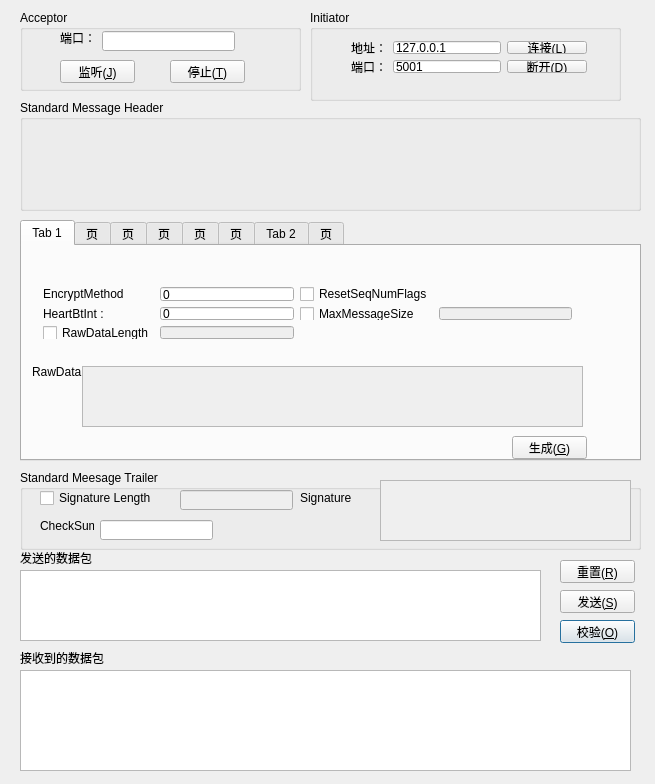
<?xml version="1.0" encoding="UTF-8"?>
<ui version="4.0">
 <class>Dialog</class>
 <widget class="QDialog" name="Dialog">
  <property name="geometry">
   <rect>
    <x>0</x>
    <y>0</y>
    <width>655</width>
    <height>784</height>
   </rect>
  </property>
  <property name="windowTitle">
   <string>FIX数据包发送程序</string>
  </property>
  <widget class="QTextEdit" name="textEdit">
   <property name="geometry">
    <rect>
     <x>20</x>
     <y>570</y>
     <width>521</width>
     <height>71</height>
    </rect>
   </property>
  </widget>
  <widget class="QPushButton" name="pushButton_4">
   <property name="geometry">
    <rect>
     <x>560</x>
     <y>620</y>
     <width>75</width>
     <height>23</height>
    </rect>
   </property>
   <property name="text">
    <string>校验(&amp;O)</string>
   </property>
  </widget>
  <widget class="QLabel" name="label_3">
   <property name="geometry">
    <rect>
     <x>20</x>
     <y>550</y>
     <width>72</width>
     <height>16</height>
    </rect>
   </property>
   <property name="text">
    <string>发送的数据包</string>
   </property>
  </widget>
  <widget class="QLabel" name="label_4">
   <property name="geometry">
    <rect>
     <x>20</x>
     <y>650</y>
     <width>84</width>
     <height>16</height>
    </rect>
   </property>
   <property name="text">
    <string>接收到的数据包</string>
   </property>
  </widget>
  <widget class="QPushButton" name="pushButton_2">
   <property name="geometry">
    <rect>
     <x>560</x>
     <y>590</y>
     <width>75</width>
     <height>23</height>
    </rect>
   </property>
   <property name="text">
    <string>发送(&amp;S)</string>
   </property>
  </widget>
  <widget class="QTabWidget" name="tabWidget">
   <property name="geometry">
    <rect>
     <x>20</x>
     <y>220</y>
     <width>621</width>
     <height>241</height>
    </rect>
   </property>
   <property name="tabPosition">
    <enum>QTabWidget::North</enum>
   </property>
   <property name="currentIndex">
    <number>0</number>
   </property>
   <widget class="QWidget" name="Logon">
    <attribute name="title">
     <string>Tab 1</string>
    </attribute>
    <widget class="QTextEdit" name="te_RawData">
     <property name="enabled">
      <bool>false</bool>
     </property>
     <property name="geometry">
      <rect>
       <x>60</x>
       <y>120</y>
       <width>501</width>
       <height>61</height>
      </rect>
     </property>
    </widget>
    <widget class="QLabel" name="label_7">
     <property name="geometry">
      <rect>
       <x>10</x>
       <y>120</y>
       <width>54</width>
       <height>12</height>
      </rect>
     </property>
     <property name="text">
      <string>RawData</string>
     </property>
    </widget>
    <widget class="QPushButton" name="pb_logonGenerator">
     <property name="geometry">
      <rect>
       <x>490</x>
       <y>190</y>
       <width>75</width>
       <height>23</height>
      </rect>
     </property>
     <property name="text">
      <string>生成(&amp;G)</string>
     </property>
    </widget>
    <widget class="QWidget" name="layoutWidget">
     <property name="geometry">
      <rect>
       <x>10</x>
       <y>30</y>
       <width>551</width>
       <height>74</height>
      </rect>
     </property>
     <layout class="QGridLayout" name="gridLayout">
      <item row="0" column="0">
       <widget class="QLabel" name="label_5">
        <property name="text">
         <string>EncryptMethod</string>
        </property>
       </widget>
      </item>
      <item row="0" column="1">
       <widget class="QLineEdit" name="le_EncrypeMethod">
        <property name="text">
         <string>0</string>
        </property>
       </widget>
      </item>
      <item row="0" column="2">
       <widget class="QCheckBox" name="cb_ResetNumFlags">
        <property name="text">
         <string>ResetSeqNumFlags</string>
        </property>
       </widget>
      </item>
      <item row="1" column="0">
       <widget class="QLabel" name="label_6">
        <property name="text">
         <string>HeartBtInt : </string>
        </property>
       </widget>
      </item>
      <item row="1" column="1">
       <widget class="QLineEdit" name="le_HeartBtInt">
        <property name="text">
         <string>0</string>
        </property>
       </widget>
      </item>
      <item row="1" column="2">
       <widget class="QCheckBox" name="cb_message_size">
        <property name="text">
         <string>MaxMessageSize</string>
        </property>
       </widget>
      </item>
      <item row="1" column="3">
       <widget class="QLineEdit" name="le_maxMessageSize">
        <property name="enabled">
         <bool>false</bool>
        </property>
       </widget>
      </item>
      <item row="2" column="0">
       <widget class="QCheckBox" name="cb_rawDataLength">
        <property name="text">
         <string>RawDataLength</string>
        </property>
       </widget>
      </item>
      <item row="2" column="1">
       <widget class="QLineEdit" name="le_rawDataLength">
        <property name="enabled">
         <bool>false</bool>
        </property>
       </widget>
      </item>
     </layout>
    </widget>
   </widget>
   <widget class="QWidget" name="Heartbeat">
    <attribute name="title">
     <string>页</string>
    </attribute>
    <widget class="QWidget" name="layoutWidget">
     <property name="geometry">
      <rect>
       <x>10</x>
       <y>10</y>
       <width>299</width>
       <height>25</height>
      </rect>
     </property>
     <layout class="QHBoxLayout" name="horizontalLayout">
      <item>
       <widget class="QCheckBox" name="cb_testReqId">
        <property name="text">
         <string>TestReqID:</string>
        </property>
       </widget>
      </item>
      <item>
       <widget class="QLineEdit" name="le_testReqID">
        <property name="enabled">
         <bool>false</bool>
        </property>
       </widget>
      </item>
      <item>
       <widget class="QPushButton" name="pb_HeartBtGenerator">
        <property name="text">
         <string>生成(&amp;G)</string>
        </property>
       </widget>
      </item>
     </layout>
    </widget>
   </widget>
   <widget class="QWidget" name="ResendRequest">
    <attribute name="title">
     <string>页</string>
    </attribute>
    <widget class="QWidget" name="layoutWidget">
     <property name="geometry">
      <rect>
       <x>30</x>
       <y>20</y>
       <width>475</width>
       <height>25</height>
      </rect>
     </property>
     <layout class="QHBoxLayout" name="horizontalLayout_4">
      <item>
       <widget class="QLabel" name="label_12">
        <property name="text">
         <string>BeginSeqNo</string>
        </property>
       </widget>
      </item>
      <item>
       <widget class="QLineEdit" name="le_beginSeqNo"/>
      </item>
      <item>
       <widget class="QLabel" name="label_13">
        <property name="text">
         <string>EndSeqNo</string>
        </property>
       </widget>
      </item>
      <item>
       <widget class="QLineEdit" name="le_endSeqNo"/>
      </item>
      <item>
       <widget class="QPushButton" name="pb_resendGenerator">
        <property name="text">
         <string>生成(G)</string>
        </property>
       </widget>
      </item>
     </layout>
    </widget>
   </widget>
   <widget class="QWidget" name="Reject">
    <attribute name="title">
     <string>页</string>
    </attribute>
    <widget class="QPushButton" name="pb_RejectGenerator">
     <property name="geometry">
      <rect>
       <x>230</x>
       <y>170</y>
       <width>75</width>
       <height>23</height>
      </rect>
     </property>
     <property name="text">
      <string>生成(G)</string>
     </property>
    </widget>
    <widget class="QTextEdit" name="te_text_2">
     <property name="enabled">
      <bool>false</bool>
     </property>
     <property name="geometry">
      <rect>
       <x>360</x>
       <y>20</y>
       <width>221</width>
       <height>51</height>
      </rect>
     </property>
    </widget>
    <widget class="QCheckBox" name="cb_text_2">
     <property name="geometry">
      <rect>
       <x>310</x>
       <y>20</y>
       <width>71</width>
       <height>16</height>
      </rect>
     </property>
     <property name="text">
      <string>Text</string>
     </property>
    </widget>
    <widget class="QCheckBox" name="cb_encodeTextLen_2">
     <property name="geometry">
      <rect>
       <x>310</x>
       <y>80</y>
       <width>111</width>
       <height>16</height>
      </rect>
     </property>
     <property name="text">
      <string>EncodedTextLen</string>
     </property>
    </widget>
    <widget class="QTextEdit" name="te_EncodedText2">
     <property name="enabled">
      <bool>false</bool>
     </property>
     <property name="geometry">
      <rect>
       <x>360</x>
       <y>130</y>
       <width>221</width>
       <height>61</height>
      </rect>
     </property>
    </widget>
    <widget class="QLineEdit" name="le_encodedTextLen2">
     <property name="enabled">
      <bool>false</bool>
     </property>
     <property name="geometry">
      <rect>
       <x>470</x>
       <y>80</y>
       <width>113</width>
       <height>20</height>
      </rect>
     </property>
    </widget>
    <widget class="QLabel" name="label_14">
     <property name="geometry">
      <rect>
       <x>310</x>
       <y>110</y>
       <width>81</width>
       <height>16</height>
      </rect>
     </property>
     <property name="text">
      <string>EncodedText</string>
     </property>
    </widget>
    <widget class="QWidget" name="layoutWidget">
     <property name="geometry">
      <rect>
       <x>20</x>
       <y>20</y>
       <width>281</width>
       <height>122</height>
      </rect>
     </property>
     <layout class="QGridLayout" name="gridLayout_2">
      <item row="0" column="0">
       <widget class="QLabel" name="label_11">
        <property name="text">
         <string>RefSeqNum</string>
        </property>
       </widget>
      </item>
      <item row="0" column="1">
       <widget class="QLineEdit" name="le_refSeqNum"/>
      </item>
      <item row="1" column="0">
       <widget class="QCheckBox" name="cb_refTagID">
        <property name="text">
         <string>RefTagID</string>
        </property>
       </widget>
      </item>
      <item row="1" column="1">
       <widget class="QLineEdit" name="le_refTagID">
        <property name="enabled">
         <bool>false</bool>
        </property>
       </widget>
      </item>
      <item row="2" column="0">
       <widget class="QCheckBox" name="cb_refMsgtype">
        <property name="text">
         <string>RefMsgType</string>
        </property>
       </widget>
      </item>
      <item row="2" column="1">
       <widget class="QLineEdit" name="le_refMsgType">
        <property name="enabled">
         <bool>false</bool>
        </property>
       </widget>
      </item>
      <item row="3" column="0" colspan="2">
       <widget class="QCheckBox" name="cb_sessionRejectReason">
        <property name="text">
         <string>SessionRejectReason</string>
        </property>
       </widget>
      </item>
      <item row="4" column="1">
       <widget class="QLineEdit" name="le_SessionRejectReason">
        <property name="enabled">
         <bool>false</bool>
        </property>
       </widget>
      </item>
     </layout>
    </widget>
   </widget>
   <widget class="QWidget" name="SequenceReset">
    <attribute name="title">
     <string>页</string>
    </attribute>
    <widget class="QWidget" name="layoutWidget">
     <property name="geometry">
      <rect>
       <x>20</x>
       <y>20</y>
       <width>365</width>
       <height>25</height>
      </rect>
     </property>
     <layout class="QHBoxLayout" name="horizontalLayout_3">
      <item>
       <widget class="QCheckBox" name="cb_gapFillFlag">
        <property name="text">
         <string>GapFillFlag</string>
        </property>
       </widget>
      </item>
      <item>
       <widget class="QLabel" name="label_10">
        <property name="text">
         <string>NewSeqNo</string>
        </property>
       </widget>
      </item>
      <item>
       <widget class="QLineEdit" name="le_newSeqNo"/>
      </item>
      <item>
       <widget class="QPushButton" name="pb_seqResetGenerator">
        <property name="text">
         <string>生成(&amp;G)</string>
        </property>
       </widget>
      </item>
     </layout>
    </widget>
   </widget>
   <widget class="QWidget" name="TestRequest">
    <attribute name="title">
     <string>页</string>
    </attribute>
    <widget class="QWidget" name="layoutWidget">
     <property name="geometry">
      <rect>
       <x>30</x>
       <y>20</y>
       <width>276</width>
       <height>25</height>
      </rect>
     </property>
     <layout class="QHBoxLayout" name="horizontalLayout_2">
      <item>
       <widget class="QLabel" name="label_8">
        <property name="text">
         <string>TestReqID</string>
        </property>
       </widget>
      </item>
      <item>
       <widget class="QLineEdit" name="le_testReqID_2"/>
      </item>
      <item>
       <widget class="QPushButton" name="pb_TestRequestGenerator">
        <property name="text">
         <string>生成(&amp;G)</string>
        </property>
       </widget>
      </item>
     </layout>
    </widget>
   </widget>
   <widget class="QWidget" name="Logout">
    <attribute name="title">
     <string>Tab 2</string>
    </attribute>
    <widget class="QCheckBox" name="cb_text">
     <property name="geometry">
      <rect>
       <x>20</x>
       <y>20</y>
       <width>71</width>
       <height>16</height>
      </rect>
     </property>
     <property name="text">
      <string>Text</string>
     </property>
    </widget>
    <widget class="QTextEdit" name="te_text">
     <property name="enabled">
      <bool>false</bool>
     </property>
     <property name="geometry">
      <rect>
       <x>80</x>
       <y>20</y>
       <width>501</width>
       <height>61</height>
      </rect>
     </property>
    </widget>
    <widget class="QCheckBox" name="cb_encodeTextLen">
     <property name="geometry">
      <rect>
       <x>20</x>
       <y>90</y>
       <width>111</width>
       <height>16</height>
      </rect>
     </property>
     <property name="text">
      <string>EncodedTextLen</string>
     </property>
    </widget>
    <widget class="QLabel" name="label_9">
     <property name="geometry">
      <rect>
       <x>20</x>
       <y>120</y>
       <width>71</width>
       <height>16</height>
      </rect>
     </property>
     <property name="text">
      <string>EncodedText</string>
     </property>
    </widget>
    <widget class="QLineEdit" name="le_encodedTextLen">
     <property name="enabled">
      <bool>false</bool>
     </property>
     <property name="geometry">
      <rect>
       <x>160</x>
       <y>90</y>
       <width>113</width>
       <height>20</height>
      </rect>
     </property>
    </widget>
    <widget class="QTextEdit" name="te_EncodeText">
     <property name="enabled">
      <bool>false</bool>
     </property>
     <property name="geometry">
      <rect>
       <x>90</x>
       <y>120</y>
       <width>491</width>
       <height>61</height>
      </rect>
     </property>
    </widget>
    <widget class="QPushButton" name="pb_LogoutGenerator">
     <property name="geometry">
      <rect>
       <x>500</x>
       <y>190</y>
       <width>75</width>
       <height>23</height>
      </rect>
     </property>
     <property name="text">
      <string>生成(&amp;G)</string>
     </property>
    </widget>
   </widget>
   <widget class="QWidget" name="newOrder_single">
    <attribute name="title">
     <string>页</string>
    </attribute>
    <widget class="QPushButton" name="pb_generatorNewOrder">
     <property name="geometry">
      <rect>
       <x>500</x>
       <y>90</y>
       <width>75</width>
       <height>23</height>
      </rect>
     </property>
     <property name="text">
      <string>生成(&amp;G)</string>
     </property>
    </widget>
    <widget class="QWidget" name="layoutWidget">
     <property name="geometry">
      <rect>
       <x>10</x>
       <y>20</y>
       <width>599</width>
       <height>48</height>
      </rect>
     </property>
     <layout class="QGridLayout" name="gridLayout_4">
      <item row="0" column="0">
       <widget class="QLabel" name="label_26">
        <property name="text">
         <string>ClOrdID</string>
        </property>
       </widget>
      </item>
      <item row="0" column="1">
       <widget class="QLineEdit" name="le_clordid">
        <property name="text">
         <string>11111</string>
        </property>
       </widget>
      </item>
      <item row="0" column="2">
       <widget class="QLabel" name="label_27">
        <property name="text">
         <string>HandlInst</string>
        </property>
       </widget>
      </item>
      <item row="0" column="3">
       <widget class="QLineEdit" name="le_handlInst">
        <property name="text">
         <string>3</string>
        </property>
       </widget>
      </item>
      <item row="0" column="4">
       <widget class="QLabel" name="label_28">
        <property name="text">
         <string>Symbol</string>
        </property>
       </widget>
      </item>
      <item row="0" column="5">
       <widget class="QLineEdit" name="le_symbol">
        <property name="text">
         <string>TEST_NEW_ORDER</string>
        </property>
       </widget>
      </item>
      <item row="1" column="0">
       <widget class="QLabel" name="label_29">
        <property name="text">
         <string>Side</string>
        </property>
       </widget>
      </item>
      <item row="1" column="1">
       <widget class="QLineEdit" name="le_side">
        <property name="text">
         <string>1</string>
        </property>
       </widget>
      </item>
      <item row="1" column="2">
       <widget class="QLabel" name="label_30">
        <property name="text">
         <string>OrdType</string>
        </property>
       </widget>
      </item>
      <item row="1" column="3">
       <widget class="QLineEdit" name="le_ordtype">
        <property name="text">
         <string>1</string>
        </property>
       </widget>
      </item>
      <item row="1" column="4">
       <widget class="QLabel" name="label_31">
        <property name="text">
         <string>TransactTime</string>
        </property>
       </widget>
      </item>
      <item row="1" column="5">
       <widget class="QLineEdit" name="le_transactTime"/>
      </item>
     </layout>
    </widget>
   </widget>
  </widget>
  <widget class="QGroupBox" name="groupBox">
   <property name="geometry">
    <rect>
     <x>20</x>
     <y>100</y>
     <width>621</width>
     <height>111</height>
    </rect>
   </property>
   <property name="title">
    <string>Standard Message Header</string>
   </property>
   <widget class="QWidget" name="layoutWidget">
    <property name="geometry">
     <rect>
      <x>20</x>
      <y>20</y>
      <width>599</width>
      <height>22</height>
     </rect>
    </property>
    <layout class="QHBoxLayout" name="horizontalLayout_5">
     <item>
      <widget class="QLabel" name="label_15">
       <property name="text">
        <string>BeginString</string>
       </property>
      </widget>
     </item>
     <item>
      <widget class="QLineEdit" name="le_beginString">
       <property name="text">
        <string>FIX.4.2</string>
       </property>
      </widget>
     </item>
     <item>
      <widget class="QLabel" name="label_16">
       <property name="text">
        <string>BodyLength</string>
       </property>
      </widget>
     </item>
     <item>
      <widget class="QLineEdit" name="le_bodyLength"/>
     </item>
     <item>
      <widget class="QLabel" name="label_21">
       <property name="text">
        <string>MsgType</string>
       </property>
      </widget>
     </item>
     <item>
      <widget class="QLineEdit" name="le_msgType"/>
     </item>
    </layout>
   </widget>
   <widget class="QWidget" name="layoutWidget">
    <property name="geometry">
     <rect>
      <x>20</x>
      <y>50</y>
      <width>611</width>
      <height>22</height>
     </rect>
    </property>
    <layout class="QHBoxLayout" name="horizontalLayout_6">
     <item>
      <widget class="QLabel" name="label_17">
       <property name="text">
        <string>SendCompID</string>
       </property>
      </widget>
     </item>
     <item>
      <widget class="QLineEdit" name="le_SendCompID">
       <property name="text">
        <string>QUICKFIXJ</string>
       </property>
      </widget>
     </item>
     <item>
      <widget class="QLabel" name="label_18">
       <property name="text">
        <string>TargetCompID</string>
       </property>
      </widget>
     </item>
     <item>
      <widget class="QLineEdit" name="le_targetCompID">
       <property name="text">
        <string>EXECUTOR</string>
       </property>
      </widget>
     </item>
     <item>
      <widget class="QLabel" name="label_19">
       <property name="text">
        <string>MsgSeqNum</string>
       </property>
      </widget>
     </item>
     <item>
      <widget class="QLineEdit" name="le_msgSeqNum"/>
     </item>
    </layout>
   </widget>
   <widget class="QWidget" name="layoutWidget">
    <property name="geometry">
     <rect>
      <x>24</x>
      <y>82</y>
      <width>584</width>
      <height>22</height>
     </rect>
    </property>
    <layout class="QHBoxLayout" name="horizontalLayout_7">
     <item>
      <widget class="QCheckBox" name="cb_possDupFlag">
       <property name="text">
        <string>PossDupFlag</string>
       </property>
      </widget>
     </item>
     <item>
      <widget class="QCheckBox" name="cb_PossResend">
       <property name="text">
        <string>PossResend</string>
       </property>
      </widget>
     </item>
     <item>
      <widget class="QLabel" name="label_20">
       <property name="text">
        <string>SendingTime</string>
       </property>
      </widget>
     </item>
     <item>
      <widget class="QLineEdit" name="le_SendTime"/>
     </item>
     <item>
      <widget class="QLabel" name="label_25">
       <property name="text">
        <string>OrigTime</string>
       </property>
      </widget>
     </item>
     <item>
      <widget class="QLineEdit" name="le_OrigSendingTime"/>
     </item>
    </layout>
   </widget>
  </widget>
  <widget class="QGroupBox" name="groupBox_2">
   <property name="geometry">
    <rect>
     <x>20</x>
     <y>470</y>
     <width>621</width>
     <height>80</height>
    </rect>
   </property>
   <property name="title">
    <string>Standard Meesage Trailer</string>
   </property>
   <widget class="QLabel" name="label_22">
    <property name="geometry">
     <rect>
      <x>20</x>
      <y>50</y>
      <width>54</width>
      <height>12</height>
     </rect>
    </property>
    <property name="text">
     <string>CheckSum</string>
    </property>
   </widget>
   <widget class="QLineEdit" name="le_checkSum">
    <property name="geometry">
     <rect>
      <x>80</x>
      <y>50</y>
      <width>113</width>
      <height>20</height>
     </rect>
    </property>
   </widget>
   <widget class="QCheckBox" name="cb_signatrueLength">
    <property name="geometry">
     <rect>
      <x>20</x>
      <y>20</y>
      <width>121</width>
      <height>16</height>
     </rect>
    </property>
    <property name="text">
     <string>Signature Length</string>
    </property>
   </widget>
   <widget class="QLineEdit" name="le_signatrueLength">
    <property name="enabled">
     <bool>false</bool>
    </property>
    <property name="geometry">
     <rect>
      <x>160</x>
      <y>20</y>
      <width>113</width>
      <height>20</height>
     </rect>
    </property>
   </widget>
   <widget class="QLabel" name="label_23">
    <property name="geometry">
     <rect>
      <x>280</x>
      <y>20</y>
      <width>71</width>
      <height>16</height>
     </rect>
    </property>
    <property name="text">
     <string>Signature</string>
    </property>
   </widget>
   <widget class="QTextEdit" name="te_signatrue">
    <property name="enabled">
     <bool>false</bool>
    </property>
    <property name="geometry">
     <rect>
      <x>360</x>
      <y>10</y>
      <width>251</width>
      <height>61</height>
     </rect>
    </property>
   </widget>
  </widget>
  <widget class="QPushButton" name="pushButton_5">
   <property name="geometry">
    <rect>
     <x>560</x>
     <y>560</y>
     <width>75</width>
     <height>23</height>
    </rect>
   </property>
   <property name="text">
    <string>重置(&amp;R)</string>
   </property>
  </widget>
  <widget class="QListView" name="recvFixLst">
   <property name="geometry">
    <rect>
     <x>20</x>
     <y>670</y>
     <width>611</width>
     <height>101</height>
    </rect>
   </property>
   <property name="verticalScrollBarPolicy">
    <enum>Qt::ScrollBarAsNeeded</enum>
   </property>
   <property name="horizontalScrollBarPolicy">
    <enum>Qt::ScrollBarAsNeeded</enum>
   </property>
   <property name="horizontalScrollMode">
    <enum>QAbstractItemView::ScrollPerItem</enum>
   </property>
   <property name="modelColumn">
    <number>0</number>
   </property>
  </widget>
  <widget class="QGroupBox" name="groupBox_3">
   <property name="geometry">
    <rect>
     <x>310</x>
     <y>10</y>
     <width>311</width>
     <height>91</height>
    </rect>
   </property>
   <property name="title">
    <string>Initiator</string>
   </property>
   <widget class="QWidget" name="layoutWidget">
    <property name="geometry">
     <rect>
      <x>30</x>
      <y>20</y>
      <width>258</width>
      <height>54</height>
     </rect>
    </property>
    <layout class="QGridLayout" name="gridLayout_3">
     <item row="0" column="0">
      <widget class="QLabel" name="label">
       <property name="text">
        <string>地址：</string>
       </property>
      </widget>
     </item>
     <item row="0" column="1">
      <widget class="QLineEdit" name="lineEdit">
       <property name="text">
        <string>127.0.0.1</string>
       </property>
      </widget>
     </item>
     <item row="0" column="2">
      <widget class="QPushButton" name="pushButton">
       <property name="text">
        <string>连接(&amp;L)</string>
       </property>
      </widget>
     </item>
     <item row="1" column="0">
      <widget class="QLabel" name="label_2">
       <property name="text">
        <string>端口：</string>
       </property>
      </widget>
     </item>
     <item row="1" column="1">
      <widget class="QLineEdit" name="lineEdit_2">
       <property name="text">
        <string>5001</string>
       </property>
      </widget>
     </item>
     <item row="1" column="2">
      <widget class="QPushButton" name="pushButton_3">
       <property name="text">
        <string>断开(&amp;D)</string>
       </property>
      </widget>
     </item>
    </layout>
   </widget>
  </widget>
  <widget class="QGroupBox" name="groupBox_4">
   <property name="geometry">
    <rect>
     <x>20</x>
     <y>10</y>
     <width>281</width>
     <height>81</height>
    </rect>
   </property>
   <property name="title">
    <string>Acceptor</string>
   </property>
   <widget class="QLabel" name="label_24">
    <property name="geometry">
     <rect>
      <x>40</x>
      <y>20</y>
      <width>36</width>
      <height>16</height>
     </rect>
    </property>
    <property name="text">
     <string>端口：</string>
    </property>
   </widget>
   <widget class="QLineEdit" name="le_listenPort">
    <property name="geometry">
     <rect>
      <x>82</x>
      <y>21</y>
      <width>133</width>
      <height>20</height>
     </rect>
    </property>
   </widget>
   <widget class="QPushButton" name="pb_startListen">
    <property name="geometry">
     <rect>
      <x>40</x>
      <y>50</y>
      <width>75</width>
      <height>23</height>
     </rect>
    </property>
    <property name="text">
     <string>监听(&amp;J)</string>
    </property>
   </widget>
   <widget class="QPushButton" name="pb_stoplisten">
    <property name="geometry">
     <rect>
      <x>150</x>
      <y>50</y>
      <width>75</width>
      <height>23</height>
     </rect>
    </property>
    <property name="text">
     <string>停止(&amp;T)</string>
    </property>
   </widget>
  </widget>
 </widget>
 <layoutdefault spacing="6" margin="11"/>
 <resources/>
 <connections/>
</ui>
